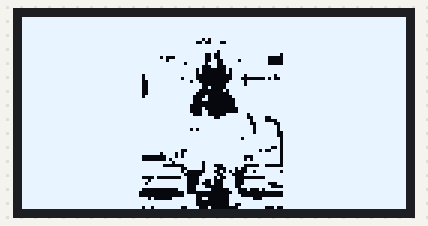
Recording of a sketch running on a simulated ESP32. Shown: 128×64 one-colour display.

Above: at 2.1 s.

The sketch:

ESP32_OLED_Image.ino
```cpp
#include <Wire.h>
#include <Adafruit_GFX.h>
#include <Adafruit_SSD1306.h>

#define SCREEN_WIDTH 128
#define SCREEN_HEIGHT 64

Adafruit_SSD1306 display(SCREEN_WIDTH, SCREEN_HEIGHT, &Wire, -1);

static const uint8_t image_data[1024] = {
    0xff, 0xff, 0xff, 0xff, 0xff, 0xff, 0xff, 0xff, 0xff, 0xff, 0xff, 0xff, 0xff, 0xff, 0xff, 0xff,
    0xff, 0xff, 0xff, 0xff, 0xff, 0xff, 0xff, 0xff, 0xff, 0xff, 0xff, 0xff, 0xff, 0xff, 0xff, 0xff,
    0xff, 0xff, 0xff, 0xff, 0xff, 0xff, 0xff, 0xff, 0xff, 0xff, 0xff, 0xff, 0xff, 0xff, 0xff, 0xff,
    0xff, 0xff, 0xff, 0xff, 0xff, 0xff, 0xff, 0xff, 0xff, 0xff, 0xff, 0xff, 0xff, 0xff, 0xff, 0xff,
    0xff, 0xff, 0xff, 0xff, 0xff, 0xff, 0xff, 0xff, 0xff, 0xff, 0xff, 0xff, 0xff, 0xff, 0xff, 0xff,
    0xff, 0xff, 0xff, 0xff, 0xff, 0xff, 0xff, 0xff, 0xff, 0xff, 0xff, 0xff, 0xff, 0xff, 0xff, 0xff,
    0xff, 0xff, 0xff, 0xff, 0xff, 0xff, 0xff, 0xff, 0xff, 0xff, 0xff, 0xff, 0xff, 0xff, 0xff, 0xff,
    0xff, 0xff, 0xff, 0xff, 0xff, 0xff, 0xff, 0xf5, 0xff, 0xff, 0xff, 0xff, 0xff, 0xff, 0xff, 0xff,
    0xff, 0xff, 0xff, 0xff, 0xff, 0xff, 0xff, 0xc9, 0xcf, 0xff, 0xff, 0xff, 0xff, 0xff, 0xff, 0xff,
    0xff, 0xff, 0xff, 0xff, 0xff, 0xff, 0xff, 0xff, 0xff, 0xff, 0xff, 0xff, 0xff, 0xff, 0xff, 0xff,
    0xff, 0xff, 0xff, 0xff, 0xff, 0xff, 0xff, 0xff, 0xff, 0xff, 0xff, 0xff, 0xff, 0xff, 0xff, 0xff,
    0xff, 0xff, 0xff, 0xff, 0xff, 0xff, 0xff, 0xff, 0xbf, 0xff, 0xff, 0xff, 0xff, 0xff, 0xff, 0xff,
    0xff, 0xff, 0xff, 0xff, 0xff, 0xff, 0xff, 0xf9, 0x3f, 0xff, 0xfd, 0xff, 0xff, 0xff, 0xff, 0xff,
    0xff, 0xff, 0xff, 0xff, 0xff, 0xfd, 0x1f, 0xf9, 0x3f, 0xff, 0xc1, 0xff, 0xff, 0xff, 0xff, 0xff,
    0xff, 0xff, 0xff, 0xff, 0xff, 0xff, 0x7f, 0xf9, 0x9f, 0x7f, 0xc1, 0xff, 0xff, 0xff, 0xff, 0xff,
    0xff, 0xff, 0xff, 0xff, 0xff, 0xff, 0xfd, 0xfb, 0x9f, 0xff, 0xc1, 0xff, 0xff, 0xff, 0xff, 0xff,
    0xff, 0xff, 0xff, 0xff, 0xff, 0xff, 0xff, 0xf1, 0x8f, 0xff, 0xff, 0xff, 0xff, 0xff, 0xff, 0xff,
    0xff, 0xff, 0xff, 0xff, 0xff, 0xff, 0xff, 0xd0, 0x0b, 0xff, 0xff, 0xff, 0xff, 0xff, 0xff, 0xff,
    0xff, 0xff, 0xff, 0xff, 0xff, 0xff, 0xff, 0xd0, 0x0b, 0xff, 0xff, 0xff, 0xff, 0xff, 0xff, 0xff,
    0xff, 0xff, 0xff, 0xff, 0xff, 0x7f, 0xff, 0xc0, 0x03, 0xdf, 0xf7, 0xff, 0xff, 0xff, 0xff, 0xff,
    0xff, 0xff, 0xff, 0xff, 0xff, 0x7f, 0xfb, 0xc0, 0x03, 0x80, 0x53, 0xff, 0xff, 0xff, 0xff, 0xff,
    0xff, 0xff, 0xff, 0xff, 0xff, 0x3f, 0xff, 0x60, 0x07, 0xdf, 0xff, 0xff, 0xff, 0xff, 0xff, 0xff,
    0xff, 0xff, 0xff, 0xff, 0xff, 0x3f, 0xff, 0xf0, 0x0f, 0xdf, 0xff, 0xff, 0xff, 0xff, 0xff, 0xff,
    0xff, 0xff, 0xff, 0xff, 0xff, 0x3f, 0xff, 0xf2, 0x0f, 0xff, 0xff, 0xff, 0xff, 0xff, 0xff, 0xff,
    0xff, 0xff, 0xff, 0xff, 0xff, 0x3f, 0xff, 0xe0, 0x17, 0xff, 0xff, 0xff, 0xff, 0xff, 0xff, 0xff,
    0xff, 0xff, 0xff, 0xff, 0xff, 0x3f, 0xff, 0xc0, 0x07, 0xff, 0xff, 0xff, 0xff, 0xff, 0xff, 0xff,
    0xff, 0xff, 0xff, 0xff, 0xff, 0x7f, 0xff, 0x84, 0x03, 0xff, 0xff, 0xff, 0xff, 0xff, 0xff, 0xff,
    0xff, 0xff, 0xff, 0xff, 0xff, 0xff, 0xff, 0x8c, 0x01, 0xff, 0xff, 0xff, 0xff, 0xff, 0xff, 0xff,
    0xff, 0xff, 0xff, 0xff, 0xff, 0xff, 0xff, 0x80, 0x01, 0xff, 0xff, 0xff, 0xff, 0xff, 0xff, 0xff,
    0xff, 0xff, 0xff, 0xff, 0xff, 0xff, 0xff, 0x00, 0x01, 0xff, 0xff, 0xff, 0xff, 0xff, 0xff, 0xff,
    0xff, 0xff, 0xff, 0xff, 0xff, 0xff, 0xff, 0x08, 0x00, 0xff, 0xff, 0xff, 0xff, 0xff, 0xff, 0xff,
    0xff, 0xff, 0xff, 0xff, 0xff, 0xff, 0xff, 0x0c, 0x00, 0xff, 0xff, 0xff, 0xff, 0xff, 0xff, 0xff,
    0xff, 0xff, 0xff, 0xff, 0xff, 0xff, 0xff, 0x8c, 0x0f, 0xef, 0xff, 0xff, 0xff, 0xff, 0xff, 0xff,
    0xff, 0xff, 0xff, 0xff, 0xff, 0xff, 0xff, 0xff, 0x3f, 0xe7, 0x9f, 0xff, 0xff, 0xff, 0xff, 0xff,
    0xff, 0xff, 0xff, 0xff, 0xff, 0xff, 0xff, 0xff, 0xff, 0xf7, 0x87, 0xff, 0xff, 0xff, 0xff, 0xff,
    0xff, 0xff, 0xff, 0xff, 0xff, 0xff, 0xff, 0xff, 0xff, 0xf3, 0xf3, 0xff, 0xff, 0xff, 0xff, 0xff,
    0xff, 0xff, 0xff, 0xff, 0xff, 0xff, 0xff, 0xff, 0xff, 0xfb, 0xfb, 0xff, 0xff, 0xff, 0xff, 0xff,
    0xff, 0xff, 0xff, 0xff, 0xff, 0xff, 0xff, 0x5f, 0xff, 0xfb, 0xfb, 0xff, 0xff, 0xff, 0xff, 0xff,
    0xff, 0xff, 0xff, 0xff, 0xff, 0xff, 0xff, 0xff, 0xff, 0xfb, 0xf9, 0xff, 0xff, 0xff, 0xff, 0xff,
    0xff, 0xff, 0xff, 0xff, 0xff, 0xff, 0xff, 0xff, 0xff, 0xff, 0xf9, 0xff, 0xff, 0xff, 0xff, 0xff,
    0xff, 0xff, 0xff, 0xff, 0xff, 0xff, 0xff, 0xff, 0xff, 0xbf, 0xfd, 0xff, 0xff, 0xff, 0xff, 0xff,
    0xff, 0xff, 0xff, 0xff, 0xff, 0xff, 0xff, 0xff, 0xff, 0xff, 0xfd, 0xff, 0xff, 0xff, 0xff, 0xff,
    0xff, 0xff, 0xff, 0xff, 0xff, 0xff, 0xff, 0xff, 0xff, 0xff, 0xfd, 0xff, 0xff, 0xff, 0xff, 0xff,
    0xff, 0xff, 0xff, 0xff, 0xff, 0xff, 0xff, 0xff, 0xff, 0xff, 0xe5, 0xff, 0xff, 0xff, 0xff, 0xff,
    0xff, 0xff, 0xff, 0xff, 0xff, 0xff, 0xf9, 0xff, 0xff, 0xfe, 0x9d, 0xff, 0xff, 0xff, 0xff, 0xff,
    0xff, 0xff, 0xff, 0xff, 0xff, 0xfd, 0xeb, 0xff, 0xff, 0xff, 0xfd, 0xff, 0xff, 0xff, 0xff, 0xff,
    0xff, 0xff, 0xff, 0xff, 0xff, 0x00, 0xeb, 0xff, 0xff, 0xc7, 0xfd, 0xff, 0xff, 0xff, 0xff, 0xff,
    0xff, 0xff, 0xff, 0xff, 0xff, 0x00, 0xbf, 0xff, 0xff, 0xd7, 0xfd, 0xff, 0xff, 0xff, 0xff, 0xff,
    0xff, 0xff, 0xff, 0xff, 0xff, 0xff, 0xdf, 0xf7, 0xff, 0xff, 0xfd, 0xff, 0xff, 0xff, 0xff, 0xff,
    0xff, 0xff, 0xff, 0xff, 0xff, 0xfe, 0x03, 0xf7, 0x1f, 0xc1, 0x81, 0xff, 0xff, 0xff, 0xff, 0xff,
    0xff, 0xff, 0xff, 0xff, 0xff, 0xff, 0xf9, 0xf7, 0x8e, 0x9f, 0xff, 0xff, 0xff, 0xff, 0xff, 0xff,
    0xff, 0xff, 0xff, 0xff, 0xff, 0xff, 0xfa, 0x07, 0x2a, 0x1b, 0xfd, 0xff, 0xff, 0xff, 0xff, 0xff,
    0xff, 0xff, 0xff, 0xff, 0xff, 0xff, 0xfc, 0x0f, 0x9c, 0x3f, 0xff, 0xff, 0xff, 0xff, 0xff, 0xff,
    0xff, 0xff, 0xff, 0xff, 0xff, 0x08, 0x06, 0x1f, 0x4e, 0x00, 0x7f, 0xff, 0xff, 0xff, 0xff, 0xff,
    0xff, 0xff, 0xff, 0xff, 0xff, 0xdf, 0xfe, 0x19, 0x1e, 0x3f, 0xff, 0xff, 0xff, 0xff, 0xff, 0xff,
    0xff, 0xff, 0xff, 0xff, 0xff, 0xbf, 0xfe, 0x11, 0x1e, 0x3f, 0xc7, 0xff, 0xff, 0xff, 0xff, 0xff,
    0xff, 0xff, 0xff, 0xff, 0xff, 0xff, 0xfe, 0x38, 0x1e, 0x7f, 0xe1, 0xff, 0xff, 0xff, 0xff, 0xff,
    0xff, 0xff, 0xff, 0xff, 0xff, 0x00, 0x0e, 0x3e, 0x07, 0x11, 0x7f, 0xff, 0xff, 0xff, 0xff, 0xff,
    0xff, 0xff, 0xff, 0xff, 0xfe, 0x00, 0x02, 0x00, 0x03, 0x00, 0x01, 0xff, 0xff, 0xff, 0xff, 0xff,
    0xff, 0xff, 0xff, 0xff, 0xfe, 0x00, 0x03, 0xc0, 0x07, 0x80, 0x01, 0xff, 0xff, 0xff, 0xff, 0xff,
    0xff, 0xff, 0xff, 0xff, 0xff, 0xd0, 0x3f, 0xcc, 0x07, 0xf8, 0xff, 0xff, 0xff, 0xff, 0xff, 0xff,
    0xff, 0xff, 0xff, 0xff, 0xff, 0xff, 0xff, 0xc0, 0x07, 0xff, 0xff, 0xff, 0xff, 0xff, 0xff, 0xff,
    0xff, 0xff, 0xff, 0xff, 0xff, 0xff, 0xff, 0xc0, 0x06, 0x7f, 0xff, 0xff, 0xff, 0xff, 0xff, 0xff,
    0xff, 0xff, 0xff, 0xff, 0xff, 0x6f, 0xf9, 0xe2, 0x00, 0xff, 0x89, 0xff, 0xff, 0xff, 0xff, 0xff
};

void setup() {
  Serial.begin(115200);

  if(!display.begin(SSD1306_SWITCHCAPVCC, 0x3C)) {
    Serial.println(F("SSD1306 allocation failed"));
    for(;;);
  }
  delay(2000); // Pause for 2 seconds

  // Clear the buffer.
  display.clearDisplay();

  // Draw bitmap on the screen
  display.drawBitmap(0, 0, image_data, 128, 64, 1);
  display.display();
}

void loop() {

}
```
